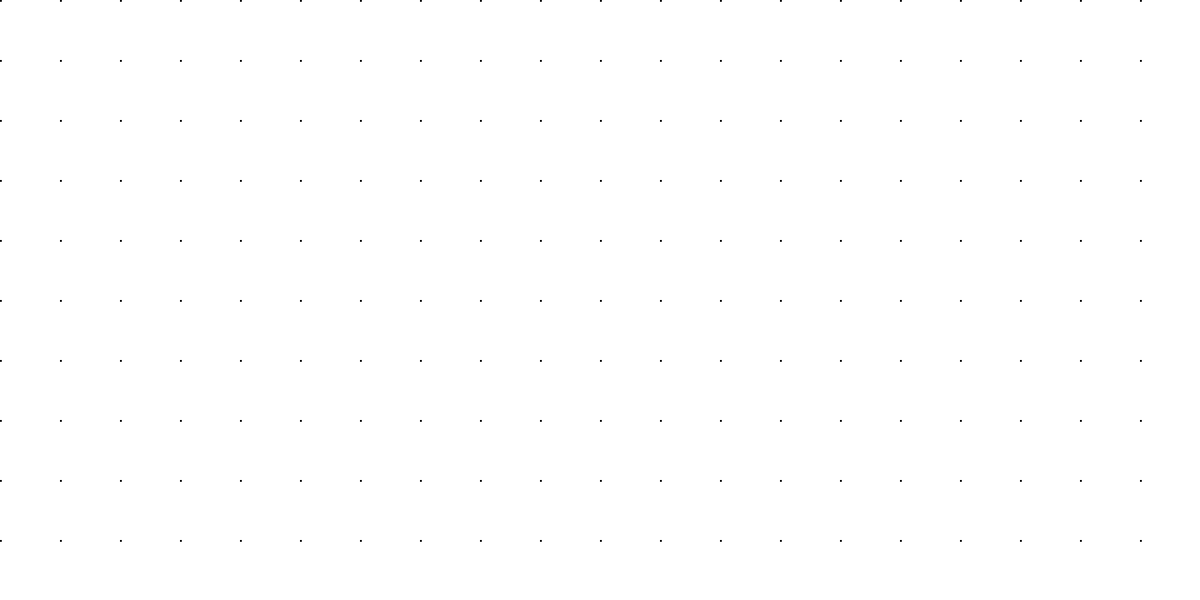
Frame 1 (no input)
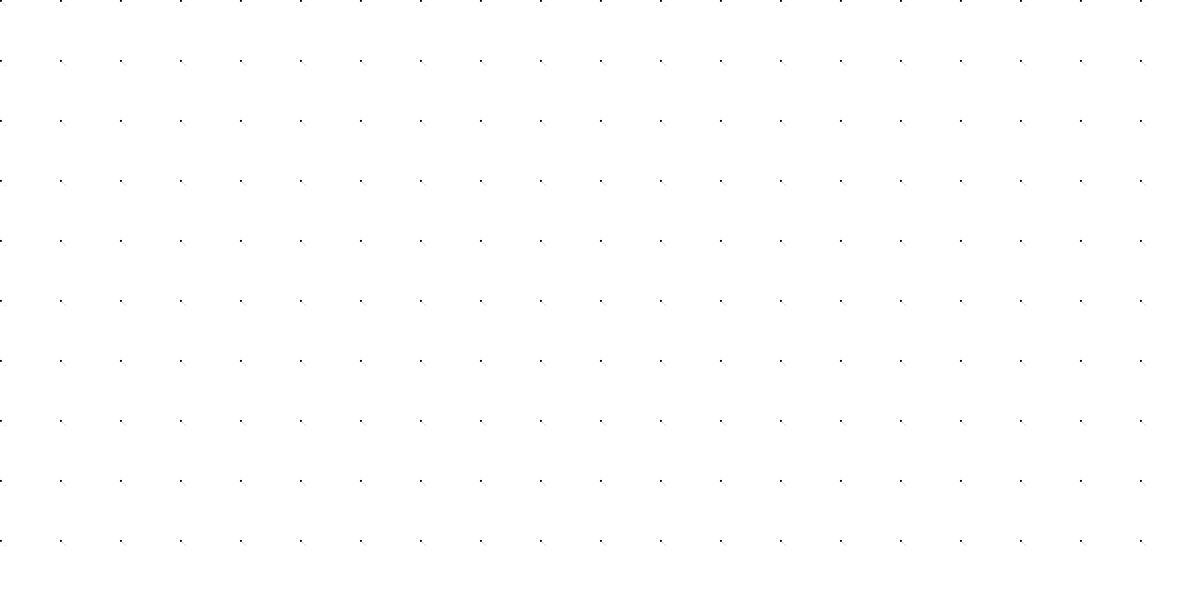
Frame 60 (no input)
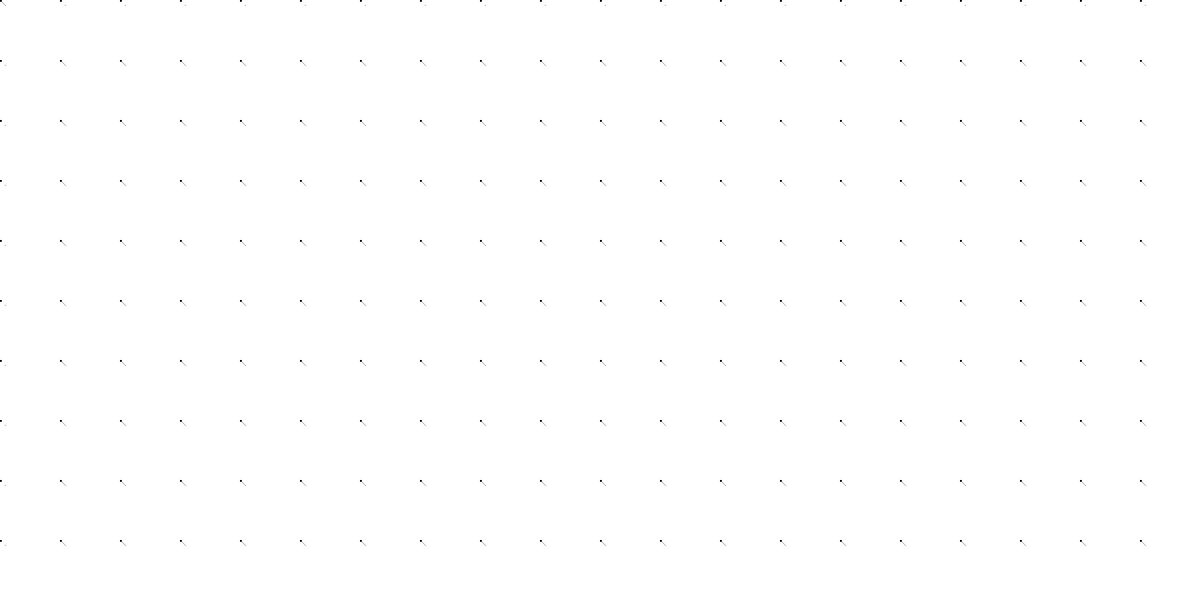
Frame 120 (the mouse pressed at the canvas centre since frame 60)

The p5.js sketch that drew these frames (run headless with seeded random() and noise() and a simulated clock; from frame 60 on, the mouse is pressed at the canvas centre):

// p5.js sketch
// ── sketch.js
var numberOfRows; 
var numberOfColumns; 

var xStep; 
var yStep; 

var positions = [];
var lines = [];

function setup(){

  createCanvas(2000, 1000); 
  background(255); 
  noStroke(); 

  numberOfColumns = 20; 
  numberOfRows = 10; 
  
  xStep = width/numberOfColumns; 
  yStep = height/numberOfRows; 
  
  for(var x = 0; x < width; x += xStep){ 
  
    for(var y = 0; y < height; y += yStep){ 
    
      var p = createVector(x, y); 
      
      positions.push(p); 
      
    }
  }
}

function draw(){
  fill(0, 0, 0); 
  stroke(0, 1);
  
  for(var i = 0; i < positions.length; i++){ 
    rect(positions[i].x, positions[i].y, 3, 3);
    line(positions[i].x, positions[i].y,positions[i].x+10, positions[i].y+10); 
  }

  // for (var x = 0; x < width; x += width / numberOfColumns) {
		// for (var y = 0; y < height; y += height / numberOfRows) {
		// 	stroke(0);
		// 	strokeWeight(1);
		// 	line(x, 0, x, height);
		// 	line(0, y, width, y);
		// }
  //  }
}
